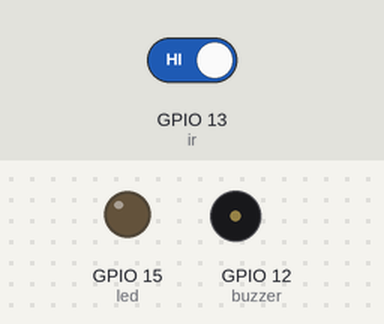
The sketch below on a simulated ESP32. On the bench: output pins drawn as LEDs (lit = HIGH), buzzer (waves = sounding, pin HIGH). The test bench sets the inputs (shaded band); at power-on: GPIO 13 (ir) HIGH.

Above: at 1.2 s.
1.3 s: GPIO 13 (ir) driven LOW
At 1.8 s:
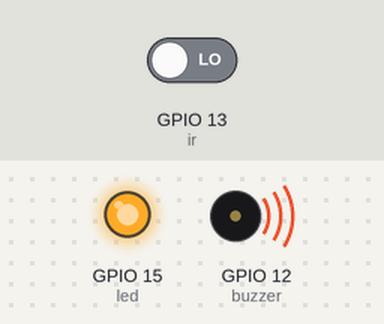
Timing chart, 0 to 4.3 s (numbered marks = the images above; inputs shaded):
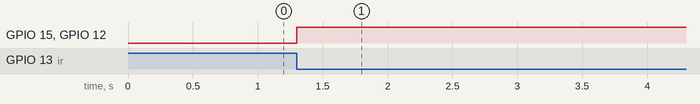

Measured:
- after the input at 1.3 s, GPIO 15 (led), GPIO 12 (buzzer): LOW → HIGH at once

The sketch:

IR.ino
```cpp
#include<WiFi.h>
int ir=13;
int led=15;
int buzzer=12;
int state;

void setup(){
  pinMode(ir,INPUT);
  pinMode(buzzer,OUTPUT);
  pinMode(led,OUTPUT);
  }
void loop(){
  state=digitalRead(ir);
  if (state==0){
    digitalWrite(led,HIGH);
    digitalWrite(buzzer,HIGH);
    delay(5000);
    }
   else{
    digitalWrite(led,LOW);
    digitalWrite(buzzer,LOW);
    }
  }
```
